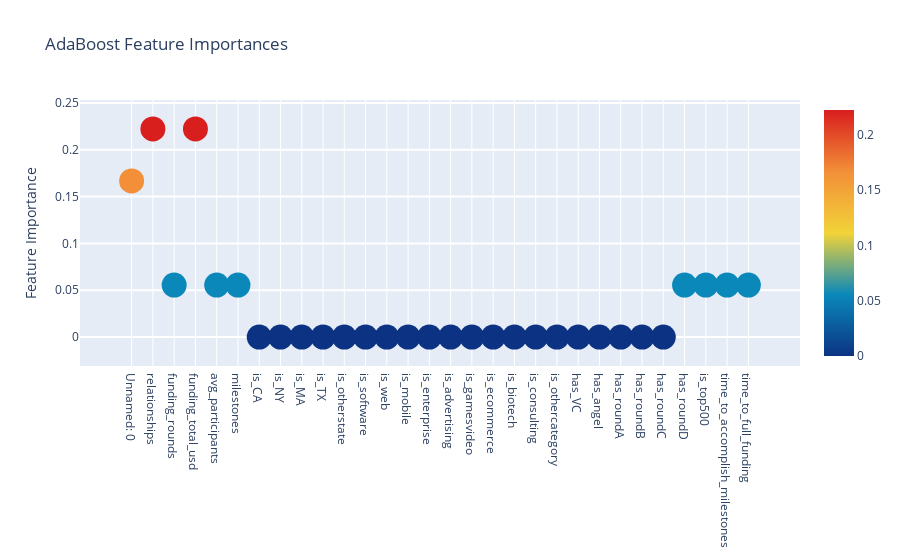

Notebook code cell kept with this figure:
### Code cell
#Create Logistic Regression Feature Importance Graph using the instantiated function
plotly_scatterplots(ada_features, 'AdaBoost Feature Importances')

### Figure 1 — Plotly figure (JSON) as saved in the notebook; plotly's stock layout.template omitted (floating-point values rounded to 4 significant figures)
{"data": [{"marker": {"color": [0.1667, 0.2222, 0.05556, 0.2222, 0.05556, 0.05556, 0, 0, 0, 0, 0, 0, 0, 0, 0, 0, 0, 0, 0, 0, 0, 0, 0, 0, 0, 0, 0.05556, 0.05556, 0.05556, 0.05556], "colorscale": [[0, "rgb(12,51,131)"], [0.25, "rgb(10,136,186)"], [0.5, "rgb(242,211,56)"], [0.75, "rgb(242,143,56)"], [1, "rgb(217,30,30)"]], "showscale": true, "size": 25, "sizemode": "diameter", "sizeref": 1}, "mode": "markers", "text": ["Unnamed: 0", "relationships", "funding_rounds", "funding_total_usd", "avg_participants", "milestones", "is_CA", "is_NY", "is_MA", "is_TX", "is_otherstate", "is_software", "is_web", "is_mobile", "is_enterprise", "is_advertising", "is_gamesvideo", "is_ecommerce", "is_biotech", "is_consulting", "is_othercategory", "has_VC", "has_angel", "has_roundA", "has_roundB", "has_roundC", "has_roundD", "is_top500", "time_to_accomplish_milestones", "time_to_full_funding"], "type": "scatter", "x": ["Unnamed: 0", "relationships", "funding_rounds", "funding_total_usd", "avg_participants", "milestones", "is_CA", "is_NY", "is_MA", "is_TX", "is_otherstate", "is_software", "is_web", "is_mobile", "is_enterprise", "is_advertising", "is_gamesvideo", "is_ecommerce", "is_biotech", "is_consulting", "is_othercategory", "has_VC", "has_angel", "has_roundA", "has_roundB", "has_roundC", "has_roundD", "is_top500", "time_to_accomplish_milestones", "time_to_full_funding"], "y": [0.1667, 0.2222, 0.05556, 0.2222, 0.05556, 0.05556, 0, 0, 0, 0, 0, 0, 0, 0, 0, 0, 0, 0, 0, 0, 0, 0, 0, 0, 0, 0, 0.05556, 0.05556, 0.05556, 0.05556]}], "layout": {"autosize": true, "hovermode": "closest", "showlegend": false, "title": {"text": "AdaBoost Feature Importances"}, "yaxis": {"gridwidth": 2, "ticklen": 5, "title": {"text": "Feature Importance"}}}}
